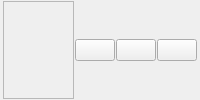
             <widget class="QFrame" name="frame_7">
              <property name="sizePolicy">
               <sizepolicy hsizetype="Preferred" vsizetype="Maximum">
                <horstretch>0</horstretch>
                <verstretch>0</verstretch>
               </sizepolicy>
              </property>
              <property name="frameShape">
               <enum>QFrame::NoFrame</enum>
              </property>
              <property name="frameShadow">
               <enum>QFrame::Raised</enum>
              </property>
              <layout class="QHBoxLayout" name="horizontalLayout_4">
               <property name="spacing">
                <number>1</number>
               </property>
               <property name="leftMargin">
                <number>3</number>
               </property>
               <property name="topMargin">
                <number>1</number>
               </property>
               <property name="rightMargin">
                <number>3</number>
               </property>
               <property name="bottomMargin">
                <number>1</number>
               </property>
               <item>
                <widget class="QLabel" name="lblKupacTitle">
                 <property name="sizePolicy">
                  <sizepolicy hsizetype="Expanding" vsizetype="Preferred">
                   <horstretch>0</horstretch>
                   <verstretch>0</verstretch>
                  </sizepolicy>
                 </property>
                 <property name="font">
                  <font>
                   <weight>75</weight>
                   <bold>true</bold>
                  </font>
                 </property>
                 <property name="frameShape">
                  <enum>QFrame::StyledPanel</enum>
                 </property>
                 <property name="text">
                  <string/>
                 </property>
                 <property name="textInteractionFlags">
                  <set>Qt::LinksAccessibleByMouse|Qt::TextSelectableByKeyboard|Qt::TextSelectableByMouse</set>
                 </property>
                </widget>
               </item>
               <item>
                <widget class="QPushButton" name="pushButton">
                 <property name="sizePolicy">
                  <sizepolicy hsizetype="Maximum" vsizetype="Fixed">
                   <horstretch>0</horstretch>
                   <verstretch>0</verstretch>
                  </sizepolicy>
                 </property>
                 <property name="cursor">
                  <cursorShape>PointingHandCursor</cursorShape>
                 </property>
                 <property name="text">
                  <string/>
                 </property>
                 <property name="icon">
                  <iconset resource="../../resources/DonatForm.qrc">
                   <normaloff>:/InDonat/Forms/images/ig_menuGreenDown.gif</normaloff>:/InDonat/Forms/images/ig_menuGreenDown.gif</iconset>
                 </property>
                </widget>
               </item>
               <item>
                <widget class="QPushButton" name="pushButton_2">
                 <property name="sizePolicy">
                  <sizepolicy hsizetype="Maximum" vsizetype="Fixed">
                   <horstretch>0</horstretch>
                   <verstretch>0</verstretch>
                  </sizepolicy>
                 </property>
                 <property name="cursor">
                  <cursorShape>PointingHandCursor</cursorShape>
                 </property>
                 <property name="text">
                  <string/>
                 </property>
                 <property name="icon">
                  <iconset resource="../../resources/DonatForm.qrc">
                   <normaloff>:/InDonat/Forms/images/ig_menuGreenUp.gif</normaloff>:/InDonat/Forms/images/ig_menuGreenUp.gif</iconset>
                 </property>
                </widget>
               </item>
               <item>
                <widget class="QPushButton" name="pushButton_3">
                 <property name="sizePolicy">
                  <sizepolicy hsizetype="Maximum" vsizetype="Fixed">
                   <horstretch>0</horstretch>
                   <verstretch>0</verstretch>
                  </sizepolicy>
                 </property>
                 <property name="cursor">
                  <cursorShape>PointingHandCursor</cursorShape>
                 </property>
                 <property name="text">
                  <string/>
                 </property>
                 <property name="icon">
                  <iconset resource="../../resources/DonatForm.qrc">
                   <normaloff>:/InDonat/Forms/images/view.gif</normaloff>:/InDonat/Forms/images/view.gif</iconset>
                 </property>
                </widget>
               </item>
              </layout>
             </widget>
